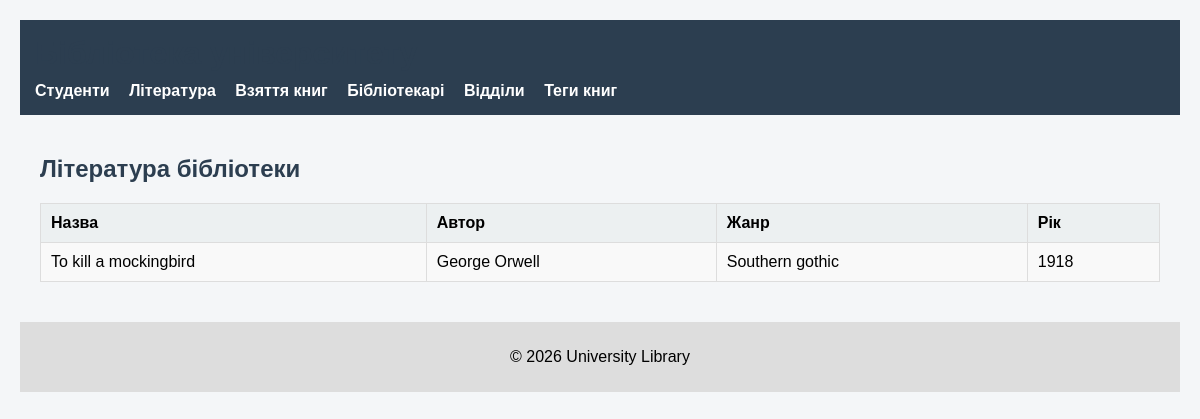
The page /literature/ on the database its author committed.
### library/models.py (models this page shows, shortened)
class Literature(models.Model):
    title = models.CharField(max_length=255)
    genre = models.CharField(max_length=100)
    author = models.CharField(max_length=150)
    publication_date = models.DateField()
    publication_year = models.PositiveIntegerField()
    tags = models.ManyToManyField(
        BookTag,
        blank=True,
        related_name="books"
    )

### library/views.py (the view)
# urls.py: path('literature/', literature_view, name='literature'),
def literature_view(request):
    return render(request, 'library/literature.html', {
        'literature': Literature.objects.all()
    })

### library/templates/library/literature.html (shortened to what this page needs)
{% extends 'library/base.html' %}
{% block content %}
<h2>Література бібліотеки</h2>
<table>
    <tr>
        <th>Назва</th>
        <th>Автор</th>
        <th>Жанр</th>
        <th>Рік</th>
    </tr>
    {% for book in literature %}
    <tr>
        <td>{{ book.title }}</td>
        <td>{{ book.author }}</td>
        <td>{{ book.genre }}</td>
        <td>{{ book.publication_year }}</td>
    </tr>
    {% endfor %}
</table>
{% endblock %}

### library/static/library/css/style.css (style rules this page uses)
body { font-family: Arial, sans-serif; margin: 0; background-color: #f4f6f8; }
table { width: 100%; border-collapse: collapse; background: white; }
th, td { border: 1px solid #ddd; padding: 10px; text-align: left; }
th { background-color: #ecf0f1; }
tr:nth-child(even) { background-color: #f9f9f9; }
body { font-family: Arial, sans-serif; background: #f4f6f8; margin: 0; padding: 20px; }
h1, h2 { color: #2c3e50; }

### rows shown on the page
Literature: title "To kill a mockingbird", author "George Orwell", genre "Southern gothic", publication_year "1918"
